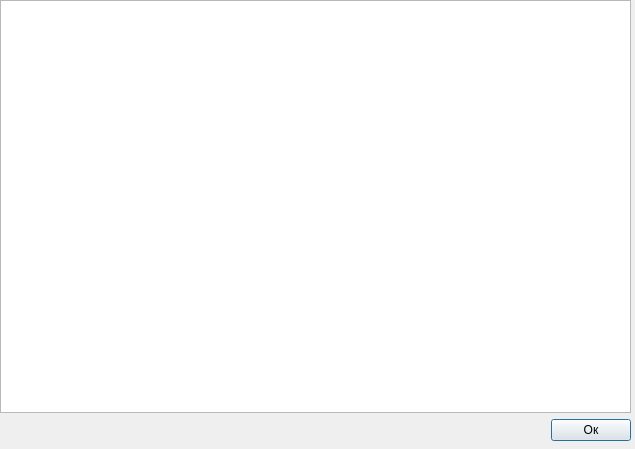
<?xml version="1.0" encoding="UTF-8"?>
<ui version="4.0">
 <class>Dialog</class>
 <widget class="QDialog" name="Dialog">
  <property name="geometry">
   <rect>
    <x>0</x>
    <y>0</y>
    <width>635</width>
    <height>449</height>
   </rect>
  </property>
  <property name="windowTitle">
   <string>Dialog</string>
  </property>
  <widget class="QWidget" name="verticalLayoutWidget">
   <property name="geometry">
    <rect>
     <x>0</x>
     <y>0</y>
     <width>631</width>
     <height>441</height>
    </rect>
   </property>
   <layout class="QVBoxLayout" name="verticalLayout">
    <item>
     <widget class="QTextBrowser" name="textBrowser"/>
    </item>
    <item>
     <layout class="QHBoxLayout" name="horizontalLayout">
      <item>
       <spacer name="horizontalSpacer">
        <property name="orientation">
         <enum>Qt::Horizontal</enum>
        </property>
        <property name="sizeHint" stdset="0">
         <size>
          <width>40</width>
          <height>20</height>
         </size>
        </property>
       </spacer>
      </item>
      <item>
       <widget class="QPushButton" name="pushButton">
        <property name="text">
         <string>Ок</string>
        </property>
       </widget>
      </item>
     </layout>
    </item>
   </layout>
  </widget>
 </widget>
 <resources/>
 <connections/>
</ui>
